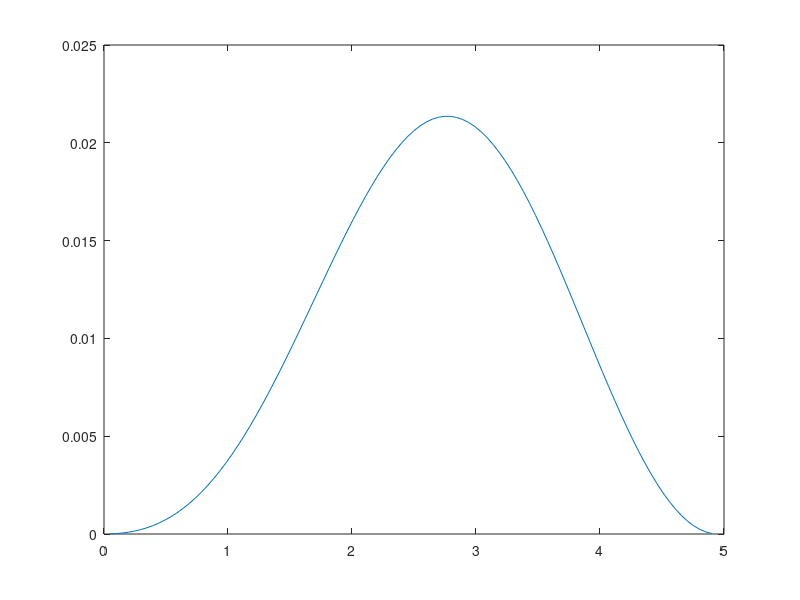

Write the MATLAB code that produced this figure.
psi= [0.00222759, 0.00455938, 0.0069927, 0.00952458, 0.0121518, 0.014871, 0.0176783, 0.0205698, 0.0235412, 0.0265882, 0.029706, 0.0328897, 0.0361343, 0.0394344, 0.0427845, 0.046179, 0.0496121, 0.0530778, 0.0565699, 0.0600822, 0.0636084, 0.067142, 0.0706764, 0.074205, 0.0777211, 0.0812181, 0.0846892, 0.0881275, 0.0915265, 0.0948792, 0.098179, 0.101419, 0.104593, 0.107695, 0.110717, 0.113653, 0.116498, 0.119245, 0.121889, 0.124422, 0.126841, 0.129139, 0.131311, 0.133352, 0.135258, 0.137023, 0.138643, 0.140115, 0.141434, 0.142597, 0.1436, 0.144441, 0.145116, 0.145624, 0.145961, 0.146127, 0.146119, 0.145937, 0.145578, 0.145044, 0.144332, 0.143444, 0.142379, 0.141138, 0.139722, 0.138131, 0.136369, 0.134435, 0.132333, 0.130064, 0.127631, 0.125037, 0.122285, 0.119378, 0.116321, 0.113116, 0.109768, 0.106282, 0.102661, 0.09891, 0.0950347, 0.0910396, 0.08693, 0.0827114, 0.0783891, 0.0739688, 0.0694564, 0.0648576, 0.0601784, 0.0554248, 0.0506031, 0.0457192, 0.0407795, 0.0357901, 0.0307574, 0.0256875, 0.0205868, 0.0154615, 0.0103178, 0.00516195, ];
rho= [0, 0.0490196, 0.0980392, 0.147059, 0.196078, 0.245098, 0.294118, 0.343137, 0.392157, 0.441176, 0.490196, 0.539216, 0.588235, 0.637255, 0.686275, 0.735294, 0.784314, 0.833333, 0.882353, 0.931373, 0.980392, 1.02941, 1.07843, 1.12745, 1.17647, 1.22549, 1.27451, 1.32353, 1.37255, 1.42157, 1.47059, 1.51961, 1.56863, 1.61765, 1.66667, 1.71569, 1.76471, 1.81373, 1.86275, 1.91176, 1.96078, 2.0098, 2.05882, 2.10784, 2.15686, 2.20588, 2.2549, 2.30392, 2.35294, 2.40196, 2.45098, 2.5, 2.54902, 2.59804, 2.64706, 2.69608, 2.7451, 2.79412, 2.84314, 2.89216, 2.94118, 2.9902, 3.03922, 3.08824, 3.13725, 3.18627, 3.23529, 3.28431, 3.33333, 3.38235, 3.43137, 3.48039, 3.52941, 3.57843, 3.62745, 3.67647, 3.72549, 3.77451, 3.82353, 3.87255, 3.92157, 3.97059, 4.01961, 4.06863, 4.11765, 4.16667, 4.21569, 4.26471, 4.31373, 4.36275, 4.41176, 4.46078, 4.5098, 4.55882, 4.60784, 4.65686, 4.70588, 4.7549, 4.80392, 4.85294, 4.90196, 4.95098, ];
plot(rho(2:101),psi.*psi)
